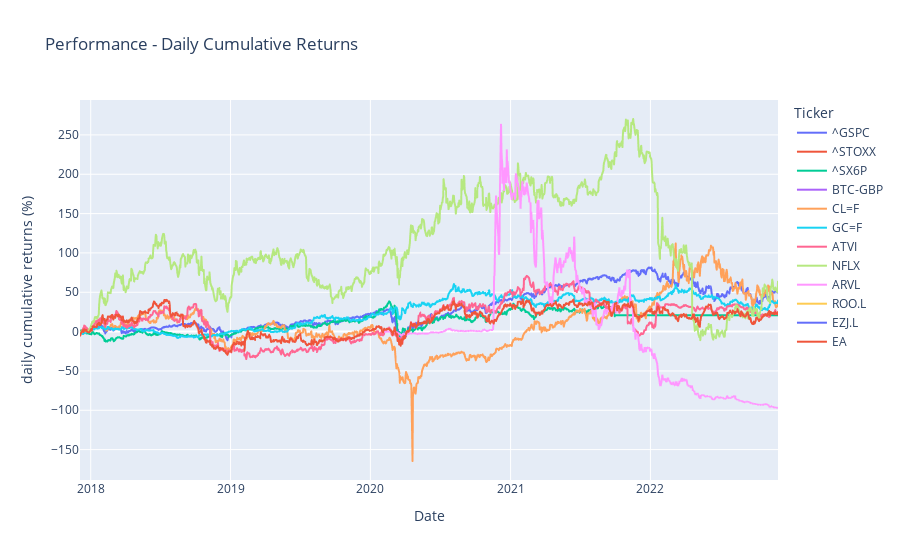

The code cell stored with this chart in its notebook:
### Code cell
# chart cumulative return of all tickers in a single chart. Full instructions here: https://www.allthesnippets.com/notes/finance/calculating_cumulative_returns_of_stocks_with_python_and_pandas.html

# Calculates daily & cumulative returns
df_daily_returns = df_px_close.pct_change() # computes daily returns for each security
df_daily_returns = df_daily_returns[1:] # deletes first row with NaN values
df_cum_daily_returns = (1 + df_daily_returns).cumprod() - 1 # calculates cumulative daily returns
df_cum_daily_returns = df_cum_daily_returns.reset_index() # to add row_index to the DataFrame

# Transforms cumulative returns data for charting
df_px_cum_return = df_cum_daily_returns.melt(id_vars=['Date'], value_vars=tickers, var_name='Ticker', value_name='Cumulative Return')
df_px_cum_return['Cumulative Return Percent'] = df_px_cum_return['Cumulative Return'] * 100

# Charts cumulative returns
fig = px.line(df_px_cum_return, x='Date',
              y='Cumulative Return Percent', color='Ticker',
              title='Performance - Daily Cumulative Returns',
              labels={'Cumulative Return Percent':'daily cumulative returns (%)', })
fig.show()

### Figure 1 — Plotly figure (JSON) as saved in the notebook; plotly's stock layout.template omitted (floating-point values rounded to 4 significant figures; data arrays with more than 128 entries replaced by an {"elided": "..."} marker saying what was removed)
{"data": [{"hovertemplate": "Ticker=^GSPC<br>Date=%{x}<br>daily cumulative returns (%)=%{y}<extra></extra>", "legendgroup": "^GSPC", "line": {"color": "#636efa", "dash": "solid"}, "marker": {"symbol": "circle"}, "mode": "lines", "name": "^GSPC", "showlegend": true, "type": "scattergl", "x": {"elided": "1257 str values"}, "xaxis": "x", "y": {"elided": "1257 float values"}, "yaxis": "y"}, {"hovertemplate": "Ticker=^STOXX<br>Date=%{x}<br>daily cumulative returns (%)=%{y}<extra></extra>", "legendgroup": "^STOXX", "line": {"color": "#EF553B", "dash": "solid"}, "marker": {"symbol": "circle"}, "mode": "lines", "name": "^STOXX", "showlegend": true, "type": "scattergl", "x": {"elided": "1257 str values"}, "xaxis": "x", "y": {"elided": "1257 null values"}, "yaxis": "y"}, {"hovertemplate": "Ticker=^SX6P<br>Date=%{x}<br>daily cumulative returns (%)=%{y}<extra></extra>", "legendgroup": "^SX6P", "line": {"color": "#00cc96", "dash": "solid"}, "marker": {"symbol": "circle"}, "mode": "lines", "name": "^SX6P", "showlegend": true, "type": "scattergl", "x": {"elided": "1257 str values"}, "xaxis": "x", "y": {"elided": "1257 float values"}, "yaxis": "y"}, {"hovertemplate": "Ticker=BTC-GBP<br>Date=%{x}<br>daily cumulative returns (%)=%{y}<extra></extra>", "legendgroup": "BTC-GBP", "line": {"color": "#ab63fa", "dash": "solid"}, "marker": {"symbol": "circle"}, "mode": "lines", "name": "BTC-GBP", "showlegend": true, "type": "scattergl", "x": {"elided": "1257 str values"}, "xaxis": "x", "y": {"elided": "1257 null values"}, "yaxis": "y"}, {"hovertemplate": "Ticker=CL=F<br>Date=%{x}<br>daily cumulative returns (%)=%{y}<extra></extra>", "legendgroup": "CL=F", "line": {"color": "#FFA15A", "dash": "solid"}, "marker": {"symbol": "circle"}, "mode": "lines", "name": "CL=F", "showlegend": true, "type": "scattergl", "x": {"elided": "1257 str values"}, "xaxis": "x", "y": {"elided": "1257 float values"}, "yaxis": "y"}, {"hovertemplate": "Ticker=GC=F<br>Date=%{x}<br>daily cumulative returns (%)=%{y}<extra></extra>", "legendgroup": "GC=F", "line": {"color": "#19d3f3", "dash": "solid"}, "marker": {"symbol": "circle"}, "mode": "lines", "name": "GC=F", "showlegend": true, "type": "scattergl", "x": {"elided": "1257 str values"}, "xaxis": "x", "y": {"elided": "1257 float values"}, "yaxis": "y"}, {"hovertemplate": "Ticker=ATVI<br>Date=%{x}<br>daily cumulative returns (%)=%{y}<extra></extra>", "legendgroup": "ATVI", "line": {"color": "#FF6692", "dash": "solid"}, "marker": {"symbol": "circle"}, "mode": "lines", "name": "ATVI", "showlegend": true, "type": "scattergl", "x": {"elided": "1257 str values"}, "xaxis": "x", "y": {"elided": "1257 float values"}, "yaxis": "y"}, {"hovertemplate": "Ticker=NFLX<br>Date=%{x}<br>daily cumulative returns (%)=%{y}<extra></extra>", "legendgroup": "NFLX", "line": {"color": "#B6E880", "dash": "solid"}, "marker": {"symbol": "circle"}, "mode": "lines", "name": "NFLX", "showlegend": true, "type": "scattergl", "x": {"elided": "1257 str values"}, "xaxis": "x", "y": {"elided": "1257 float values"}, "yaxis": "y"}, {"hovertemplate": "Ticker=ARVL<br>Date=%{x}<br>daily cumulative returns (%)=%{y}<extra></extra>", "legendgroup": "ARVL", "line": {"color": "#FF97FF", "dash": "solid"}, "marker": {"symbol": "circle"}, "mode": "lines", "name": "ARVL", "showlegend": true, "type": "scattergl", "x": {"elided": "1257 str values"}, "xaxis": "x", "y": {"elided": "1257 float values"}, "yaxis": "y"}, {"hovertemplate": "Ticker=ROO.L<br>Date=%{x}<br>daily cumulative returns (%)=%{y}<extra></extra>", "legendgroup": "ROO.L", "line": {"color": "#FECB52", "dash": "solid"}, "marker": {"symbol": "circle"}, "mode": "lines", "name": "ROO.L", "showlegend": true, "type": "scattergl", "x": {"elided": "1257 str values"}, "xaxis": "x", "y": {"elided": "1257 null values"}, "yaxis": "y"}, {"hovertemplate": "Ticker=EZJ.L<br>Date=%{x}<br>daily cumulative returns (%)=%{y}<extra></extra>", "legendgroup": "EZJ.L", "line": {"color": "#636efa", "dash": "solid"}, "marker": {"symbol": "circle"}, "mode": "lines", "name": "EZJ.L", "showlegend": true, "type": "scattergl", "x": {"elided": "1257 str values"}, "xaxis": "x", "y": {"elided": "1257 null values"}, "yaxis": "y"}, {"hovertemplate": "Ticker=EA<br>Date=%{x}<br>daily cumulative returns (%)=%{y}<extra></extra>", "legendgroup": "EA", "line": {"color": "#EF553B", "dash": "solid"}, "marker": {"symbol": "circle"}, "mode": "lines", "name": "EA", "showlegend": true, "type": "scattergl", "x": {"elided": "1257 str values"}, "xaxis": "x", "y": {"elided": "1257 float values"}, "yaxis": "y"}], "layout": {"legend": {"title": {"text": "Ticker"}, "tracegroupgap": 0}, "title": {"text": "Performance - Daily Cumulative Returns"}, "xaxis": {"anchor": "y", "domain": [0, 1], "title": {"text": "Date"}}, "yaxis": {"anchor": "x", "domain": [0, 1], "title": {"text": "daily cumulative returns (%)"}}}}
